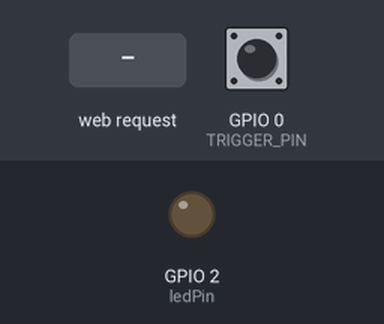
The sketch below on a simulated ESP8266 (NodeMCU). Parts: output pins drawn as LEDs (lit = HIGH). Inputs (shaded band) come from the test bench; at power-on: GPIO 0 (TRIGGER_PIN) HIGH. WiFi joins after 1.5 s; servers stay silent unless stated.

Above: at 2.2 s.
2.3 s: HTTP request GET /led=1?led=1 received
At 3.0 s:
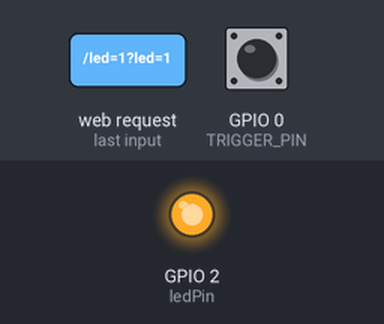
3.8 s: HTTP request GET / received
At 4.1 s:
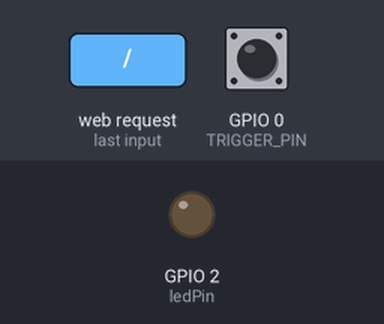
5.3 s: HTTP request GET /led=1?led=120 received
At 6.5 s:
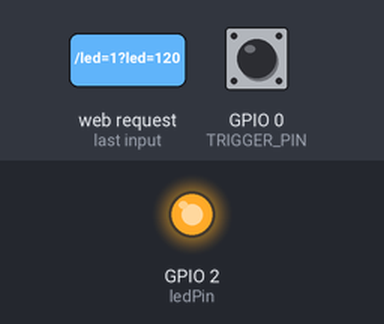
Timing chart, 0 to 8.3 s (numbered marks = the images above; inputs shaded):
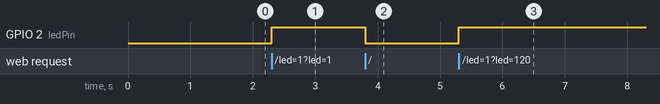

The sketch:

Smart_switch.ino
```cpp
#include <ESP8266WiFi.h>
#include <ESP8266WebServer.h>
#include <EEPROM.h>
#include <string.h>
#include <WiFiClient.h>
#include <WiFiManager.h>
#include <BlynkSimpleEsp8266.h>

IPAddress    apIP(42, 42, 42, 42);  // Defining a static IP address: local & gateway
                                    // Default IP in AP mode is 192.168.4.1

#define TRIGGER_PIN 0
int LED = HIGH;
/* This are the WiFi access point settings. Update them to your likin */
const char *ssid = "ESP8266";
const char *password = "ESP8266Test";

// Define a web server at port 80 for HTTP
ESP8266WebServer server(80);
char authe[] = "a07659b7550a4a31ab53253fb6fec1e2";
WiFiServer serverc(81);

long timeout=0;
char estado=0;

const int ledPin = LED_BUILTIN; // an LED is connected to NodeMCU pin D1 (ESP8266 GPIO5) via a 1K Ohm resistor

bool ledState = false;

void handleRoot() {
  digitalWrite (ledPin, server.arg("led").toInt());
  ledState = digitalRead(ledPin);

 /* Dynamically generate the LED toggle link, based on its current state (on or off)*/
  char ledText[80];

  if (ledState) {
    strcpy(ledText, "SWITCH is OFF. <p><a href=\"/?led=0\">Turn it ON!</a></p>");
  }

  else {
    strcpy(ledText, "SWITCH is ON. <p><a href=\"/?led=1\">Turn it OFF!</a></p>");
  }

  ledState = digitalRead(ledPin);

  char html[1000];
  int sec = millis() / 1000;
  int min = sec / 60;
  int hr = min / 60;


// Build an HTML page to display on the web-server root address
  snprintf ( html, 1000,

"<html>\
  <head>\
    <meta http-equiv='refresh' content='1'/>\
    <title>Smart Hub Connect</title>\
    <style>\
      body { font-family: Arial, Helvetica, Sans-Serif; font-size: 1.5em; Color: #000000; }\
    </style>\
  </head>\
  <body>\
  <center>\
    <h1>SMART HUB</h1>\
    <p>Uptime: %02d:%02d:%02d</p>\
    <p>%s<p>\
    </center>\
  </body>\
</html>",

    hr, min % 60, sec % 60,
    ledText
  );
  server.send ( 200, "text/html", html );
}

void handleNotFound() {
  String message = "File Not Found\n\n";
  message += "URI: ";
  message += server.uri();
  message += "\nMethod: ";
  message += ( server.method() == HTTP_GET ) ? "GET" : "POST";
  message += "\nArguments: ";
  message += server.args();
  message += "\n";

  for ( uint8_t i = 0; i < server.args(); i++ ) {
    message += " " + server.argName ( i ) + ": " + server.arg ( i ) + "\n";
  }

  server.send ( 404, "text/plain", message );
}

void setup() {
  pinMode ( ledPin, OUTPUT );
  pinMode(TRIGGER_PIN, INPUT);
  digitalWrite ( ledPin, 0 );

  delay(1000);
  //set-up the custom IP address
  WiFi.mode(WIFI_AP_STA);
  WiFi.softAPConfig(apIP, apIP, IPAddress(255, 255, 255, 0));   // subnet FF FF FF 00

  /* You can remove the password parameter if you want the AP to be open. */
  WiFi.softAP(ssid, password);

  IPAddress myIP = WiFi.softAPIP();

  server.on ( "/", handleRoot );
  server.on ( "/led=1", handleRoot);
  server.on ( "/led=0", handleRoot);
  server.on ( "/inline", []() {
    server.send ( 200, "text/plain", "this works as well" );
  } );
  server.onNotFound ( handleNotFound );

  server.begin();

  Blynk.config(authe);
}

void loop() {
  server.handleClient();
  if ( digitalRead(TRIGGER_PIN) == LOW ) {
    //WiFiManager
    //Local intialization. Once its business is done, there is no need to keep it around
    WiFiManager wifiManager;

    //reset settings - for testing
    //wifiManager.resetSettings();

    //sets timeout until configuration portal gets turned off
    //useful to make it all retry or go to sleep
    //in seconds
    //wifiManager.setTimeout(120);

    //it starts an access point with the specified name
    //here  "AutoConnectAP"
    //and goes into a blocking loop awaiting configuration

    //WITHOUT THIS THE AP DOES NOT SEEM TO WORK PROPERLY WITH SDK 1.5 , update to at least 1.5.1
    //WiFi.mode(WIFI_STA);

    if (!wifiManager.startConfigPortal(ssid,password)) {
      Serial.println("failed to connect and hit timeout");
      delay(3000);
      //reset and try again, or maybe put it to deep sleep
      ESP.reset();
      delay(5000);
    }
    //if you get here you have connected to the WiFi

  }

}
```

Measured:
- after the input at 2.3 s, GPIO 2 (ledPin): LOW → HIGH at once
- after the input at 3.8 s, GPIO 2 (ledPin): HIGH → LOW at once
- after the input at 5.3 s, GPIO 2 (ledPin): LOW → HIGH at once
